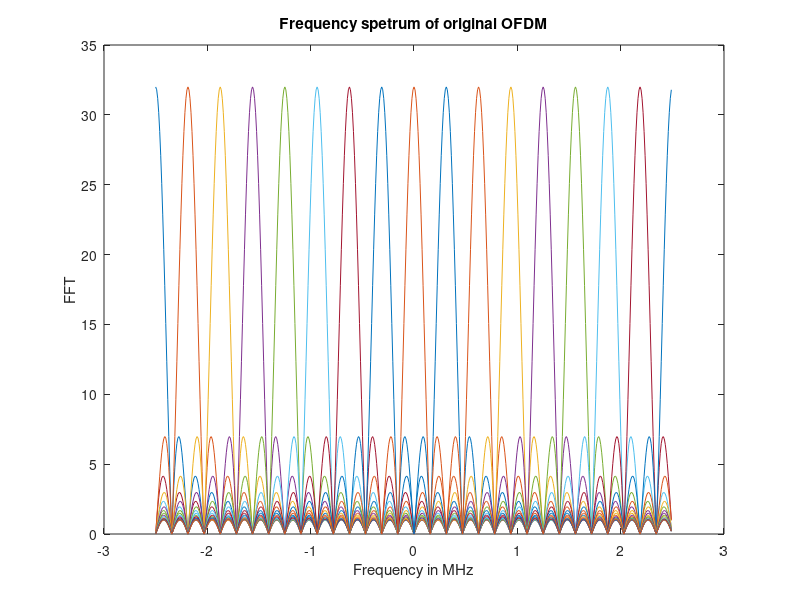
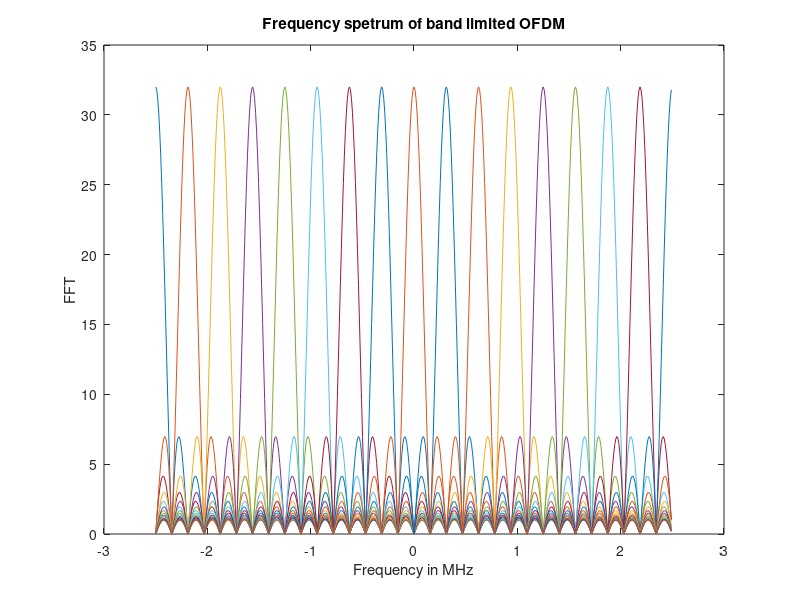

MATLAB code to generate these figures, in order:
function y4=D_Frequency_Spectrum()
clear all;
clc;
close all;
fs=input('Enter total frequency range(in MHz)= ');
fc=input('Enter Cutoff frequency(in MHz)= ');
N=512;%input('Enter the total no of samples in the freq range(2^ ): ');
T=32;%input('Enter the sample duration of each carrier(2^ ): ');     
no_of_carriers=floor(N/T);

for n=1:T
    for k=1:no_of_carriers
        g(k,n)=exp(i*2*pi*k*n/no_of_carriers);
    end;
end;

f=(-N/2:N/2-1)/N*fs;
for k=1:no_of_carriers
    X(k,:)=abs(fft(g(k,:),N));
    X(k,:)=fftshift(X(k,:));
      plot(f,X(k,:));
    hold all;
    end;

    title('Frequency spetrum of original OFDM'),xlabel('Frequency in MHz'),ylabel('FFT');
    figure;
for k=1:no_of_carriers
for p=1:N
   pp=abs(p-N/2);
   if(pp/N*fs>fc/2)
       X(k,p)=0;
end;    
end;
    plot(f,X(k,:));
    hold all;

end;

title('Frequency spetrum of band limited OFDM'),xlabel('Frequency in MHz'),ylabel('FFT');

disp('Total of carriers= ');
disp(no_of_carriers);